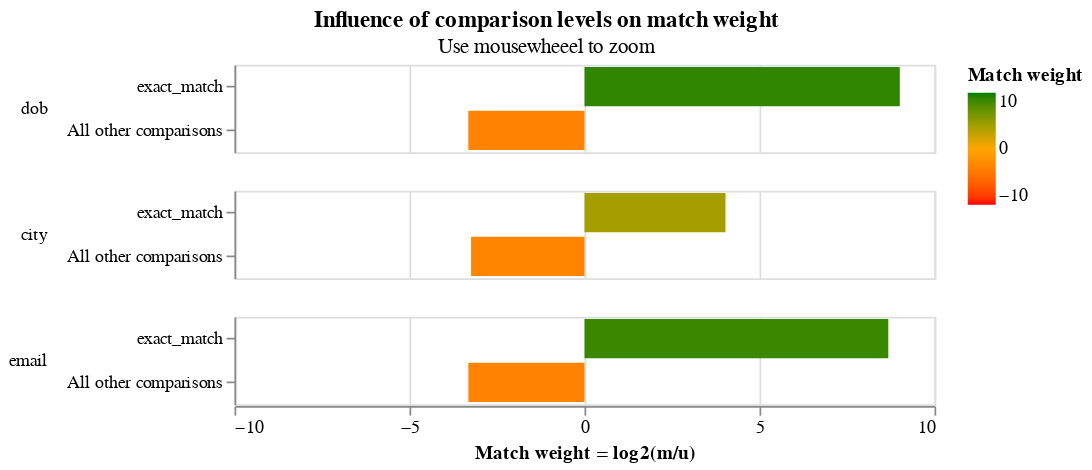

The notebook cell saved with this chart:
### Markdown cell above
We then use the expectation maximisation algorithm to train the `m` values.

Note that in this first EM training session we block on `first_name` and `surname`, meaning that all comparisons will have `first_name` and `surname` exactly equal.   This means that, in this training session, we cannot estimate parameter estimates for the `first_name` or `surname` columns, as seen in their absence from the match weights chart.

### Code cell
blocking_rule = "l.first_name = r.first_name and l.surname = r.surname"
training_session_names = linker.train_m_using_expectation_maximisation(blocking_rule)


training_session_names.match_weights_interactive_history_chart()

### Figure 1 — Vega-Lite specification as saved in the notebook (floating-point values rounded to 4 significant figures)
{"config": {"view": {"width": 400, "height": 50}, "mark": {"tooltip": null}, "title": {"anchor": "middle"}, "header": {"title": null}}, "params": [{"name": "iteration_number", "value": 0, "bind": {"input": "range", "min": 0, "max": 3, "step": 1}, "description": "Filter by the interation number"}], "data": {"values": [{"comparison_name": "dob", "sql_condition": "dob_l = dob_r", "label_for_charts": "exact_match", "m_probability": 0.9, "u_probability": 0.001748, "m_probability_description": "Amongst truly matching record comparisons, 90.00% of records are in the exact_match comparison level", "u_probability_description": "Amongst truly non-matching record comparisons, 0.17% of records are in the exact_match comparison level", "has_tf_adjustments": false, "tf_adjustment_column": null, "tf_adjustment_weight": 1.0, "is_null_level": false, "bayes_factor": 514.9, "log2_bayes_factor": 9.008, "comparison_vector_value": 1, "max_comparison_vector_value": 1, "bayes_factor_description": "If comparison level is `exact_match` then comparison is 514.95 times more likely to be a match", "iteration": 0, "proportion_of_matches": 0.9135}, {"comparison_name": "dob", "sql_condition": "ELSE", "label_for_charts": "All other comparisons", "m_probability": 0.1, "u_probability": 0.9983, "m_probability_description": "Amongst truly matching record comparisons, 10.00% of records are in the all other comparisons comparison level", "u_probability_description": "Amongst truly non-matching record comparisons, 99.83% of records are in the all other comparisons comparison level", "has_tf_adjustments": false, "tf_adjustment_column": null, "tf_adjustment_weight": 1.0, "is_null_level": false, "bayes_factor": 0.1002, "log2_bayes_factor": -3.319, "comparison_vector_value": 0, "max_comparison_vector_value": 1, "bayes_factor_description": "If comparison level is `all other comparisons` then comparison is  9.98 times less likely to be a match", "iteration": 0, "proportion_of_matches": 0.9135}, {"comparison_name": "city", "sql_condition": "city_l = city_r", "label_for_charts": "exact_match", "m_probability": 0.9, "u_probability": 0.05515, "m_probability_description": "Amongst truly matching record comparisons, 90.00% of records are in the exact_match comparison level", "u_probability_description": "Amongst truly non-matching record comparisons, 5.51% of records are in the exact_match comparison level", "has_tf_adjustments": true, "tf_adjustment_column": "city", "tf_adjustment_weight": 1.0, "is_null_level": false, "bayes_factor": 16.32, "log2_bayes_factor": 4.029, "comparison_vector_value": 1, "max_comparison_vector_value": 1, "bayes_factor_description": "If comparison level is `exact_match` then comparison is 16.32 times more likely to be a match", "iteration": 0, "proportion_of_matches": 0.9135}, {"comparison_name": "city", "sql_condition": "ELSE", "label_for_charts": "All other comparisons", "m_probability": 0.1, "u_probability": 0.9449, "m_probability_description": "Amongst truly matching record comparisons, 10.00% of records are in the all other comparisons comparison level", "u_probability_description": "Amongst truly non-matching record comparisons, 94.49% of records are in the all other comparisons comparison level", "has_tf_adjustments": false, "tf_adjustment_column": null, "tf_adjustment_weight": 1.0, "is_null_level": false, "bayes_factor": 0.1058, "log2_bayes_factor": -3.24, "comparison_vector_value": 0, "max_comparison_vector_value": 1, "bayes_factor_description": "If comparison level is `all other comparisons` then comparison is  9.45 times less likely to be a match", "iteration": 0, "proportion_of_matches": 0.9135}, {"comparison_name": "email", "sql_condition": "email_l = email_r", "label_for_charts": "exact_match", "m_probability": 0.9, "u_probability": 0.002194, "m_probability_description": "Amongst truly matching record comparisons, 90.00% of records are in the exact_match comparison level", "u_probability_description": "Amongst truly non-matching record comparisons, 0.22% of records are in the exact_match comparison level", "has_tf_adjustments": false, "tf_adjustment_column": null, "tf_adjustment_weight": 1.0, "is_null_level": false, "bayes_factor": 410.2, "log2_bayes_factor": 8.68, "comparison_vector_value": 1, "max_comparison_vector_value": 1, "bayes_factor_description": "If comparison level is `exact_match` then comparison is 410.23 times more likely to be a match", "iteration": 0, "proportion_of_matches": 0.9135}, {"comparison_name": "email", "sql_condition": "ELSE", "label_for_charts": "All other comparisons", "m_probability": 0.1, "u_probability": 0.9978, "m_probability_description": "Amongst truly matching record comparisons, 10.00% of records are in the all other comparisons comparison level", "u_probability_description": "Amongst truly non-matching record comparisons, 99.78% of records are in the all other comparisons comparison level", "has_tf_adjustments": false, "tf_adjustment_column": null, "tf_adjustment_weight": 1.0, "is_null_level": false, "bayes_factor": 0.1002, "log2_bayes_factor": -3.319, "comparison_vector_value": 0, "max_comparison_vector_value": 1, "bayes_factor_description": "If comparison level is `all other comparisons` then comparison is  9.98 times less likely to be a match", "iteration": 0, "proportion_of_matches": 0.9135}, {"comparison_name": "dob", "sql_condition": "dob_l = dob_r", "label_for_charts": "exact_match", "m_probability": 0.4246, "u_probability": 0.001748, "m_probability_description": "Amongst truly matching record comparisons, 42.46% of records are in the exact_match comparison level", "u_probability_description": "Amongst truly non-matching record comparisons, 0.17% of records are in the exact_match comparison level", "has_tf_adjustments": false, "tf_adjustment_column": null, "tf_adjustment_weight": 1.0, "is_null_level": false, "bayes_factor": 243.0, "log2_bayes_factor": 7.925, "comparison_vector_value": 1, "max_comparison_vector_value": 1, "bayes_factor_description": "If comparison level is `exact_match` then comparison is 242.96 times more likely to be a match", "iteration": 1, "proportion_of_matches": 0.9135}, {"comparison_name": "dob", "sql_condition": "ELSE", "label_for_charts": "All other comparisons", "m_probability": 0.5754, "u_probability": 0.9983, "m_probability_description": "Amongst truly matching record comparisons, 57.54% of records are in the all other comparisons comparison level", "u_probability_description": "Amongst truly non-matching record comparisons, 99.83% of records are in the all other comparisons comparison level", "has_tf_adjustments": false, "tf_adjustment_column": null, "tf_adjustment_weight": 1.0, "is_null_level": false, "bayes_factor": 0.5764, "log2_bayes_factor": -0.7949, "comparison_vector_value": 0, "max_comparison_vector_value": 1, "bayes_factor_description": "If comparison level is `all other comparisons` then comparison is  1.73 times less likely to be a match", "iteration": 1, "proportion_of_matches": 0.9135}, {"comparison_name": "city", "sql_condition": "city_l = city_r", "label_for_charts": "exact_match", "m_probability": 0.6223, "u_probability": 0.05515, "m_probability_description": "Amongst truly matching record comparisons, 62.23% of records are in the exact_match comparison level", "u_probability_description": "Amongst truly non-matching record comparisons, 5.51% of records are in the exact_match comparison level", "has_tf_adjustments": true, "tf_adjustment_column": "city", "tf_adjustment_weight": 1.0, "is_null_level": false, "bayes_factor": 11.28, "log2_bayes_factor": 3.496, "comparison_vector_value": 1, "max_comparison_vector_value": 1, "bayes_factor_description": "If comparison level is `exact_match` then comparison is 11.28 times more likely to be a match", "iteration": 1, "proportion_of_matches": 0.9135}, {"comparison_name": "city", "sql_condition": "ELSE", "label_for_charts": "All other comparisons", "m_probability": 0.3777, "u_probability": 0.9449, "m_probability_description": "Amongst truly matching record comparisons, 37.77% of records are in the all other comparisons comparison level", "u_probability_description": "Amongst truly non-matching record comparisons, 94.49% of records are in the all other comparisons comparison level", "has_tf_adjustments": false, "tf_adjustment_column": null, "tf_adjustment_weight": 1.0, "is_null_level": false, "bayes_factor": 0.3997, "log2_bayes_factor": -1.323, "comparison_vector_value": 0, "max_comparison_vector_value": 1, "bayes_factor_description": "If comparison level is `all other comparisons` then comparison is  2.50 times less likely to be a match", "iteration": 1, "proportion_of_matches": 0.9135}, {"comparison_name": "email", "sql_condition": "email_l = email_r", "label_for_charts": "exact_match", "m_probability": 0.6216, "u_probability": 0.002194, "m_probability_description": "Amongst truly matching record comparisons, 62.16% of records are in the exact_match comparison level", "u_probability_description": "Amongst truly non-matching record comparisons, 0.22% of records are in the exact_match comparison level", "has_tf_adjustments": false, "tf_adjustment_column": null, "tf_adjustment_weight": 1.0, "is_null_level": false, "bayes_factor": 283.3, "log2_bayes_factor": 8.146, "comparison_vector_value": 1, "max_comparison_vector_value": 1, "bayes_factor_description": "If comparison level is `exact_match` then comparison is 283.32 times more likely to be a match", "iteration": 1, "proportion_of_matches": 0.9135}, {"comparison_name": "email", "sql_condition": "ELSE", "label_for_charts": "All other comparisons", "m_probability": 0.3784, "u_probability": 0.9978, "m_probability_description": "Amongst truly matching record comparisons, 37.84% of records are in the all other comparisons comparison level", "u_probability_description": "Amongst truly non-matching record comparisons, 99.78% of records are in the all other comparisons comparison level", "has_tf_adjustments": false, "tf_adjustment_column": null, "tf_adjustment_weight": 1.0, "is_null_level": false, "bayes_factor": 0.3793, "log2_bayes_factor": -1.399, "comparison_vector_value": 0, "max_comparison_vector_value": 1, "bayes_factor_description": "If comparison level is `all other comparisons` then comparison is  2.64 times less likely to be a match", "iteration": 1, "proportion_of_matches": 0.9135}, {"comparison_name": "dob", "sql_condition": "dob_l = dob_r", "label_for_charts": "exact_match", "m_probability": 0.4221, "u_probability": 0.001748, "m_probability_description": "Amongst truly matching record comparisons, 42.21% of records are in the exact_match comparison level", "u_probability_description": "Amongst truly non-matching record comparisons, 0.17% of records are in the exact_match comparison level", "has_tf_adjustments": false, "tf_adjustment_column": null, "tf_adjustment_weight": 1.0, "is_null_level": false, "bayes_factor": 241.5, "log2_bayes_factor": 7.916, "comparison_vector_value": 1, "max_comparison_vector_value": 1, "bayes_factor_description": "If comparison level is `exact_match` then comparison is 241.50 times more likely to be a match", "iteration": 2, "proportion_of_matches": 0.9135}, {"comparison_name": "dob", "sql_condition": "ELSE", "label_for_charts": "All other comparisons", "m_probability": 0.5779, "u_probability": 0.9983, "m_probability_description": "Amongst truly matching record comparisons, 57.79% of records are in the all other comparisons comparison level", "u_probability_description": "Amongst truly non-matching record comparisons, 99.83% of records are in the all other comparisons comparison level", "has_tf_adjustments": false, "tf_adjustment_column": null, "tf_adjustment_weight": 1.0, "is_null_level": false, "bayes_factor": 0.5789, "log2_bayes_factor": -0.7885, "comparison_vector_value": 0, "max_comparison_vector_value": 1, "bayes_factor_description": "If comparison level is `all other comparisons` then comparison is  1.73 times less likely to be a match", "iteration": 2, "proportion_of_matches": 0.9135}, {"comparison_name": "city", "sql_condition": "city_l = city_r", "label_for_charts": "exact_match", "m_probability": 0.6064, "u_probability": 0.05515, "m_probability_description": "Amongst truly matching record comparisons, 60.64% of records are in the exact_match comparison level", "u_probability_description": "Amongst truly non-matching record comparisons, 5.51% of records are in the exact_match comparison level", "has_tf_adjustments": true, "tf_adjustment_column": "city", "tf_adjustment_weight": 1.0, "is_null_level": false, "bayes_factor": 11.0, "log2_bayes_factor": 3.459, "comparison_vector_value": 1, "max_comparison_vector_value": 1, "bayes_factor_description": "If comparison level is `exact_match` then comparison is 11.00 times more likely to be a match", "iteration": 2, "proportion_of_matches": 0.9135}, {"comparison_name": "city", "sql_condition": "ELSE", "label_for_charts": "All other comparisons", "m_probability": 0.3936, "u_probability": 0.9449, "m_probability_description": "Amongst truly matching record comparisons, 39.36% of records are in the all other comparisons comparison level", "u_probability_description": "Amongst truly non-matching record comparisons, 94.49% of records are in the all other comparisons comparison level", "has_tf_adjustments": false, "tf_adjustment_column": null, "tf_adjustment_weight": 1.0, "is_null_level": false, "bayes_factor": 0.4166, "log2_bayes_factor": -1.263, "comparison_vector_value": 0, "max_comparison_vector_value": 1, "bayes_factor_description": "If comparison level is `all other comparisons` then comparison is  2.40 times less likely to be a match", "iteration": 2, "proportion_of_matches": 0.9135}, {"comparison_name": "email", "sql_condition": "email_l = email_r", "label_for_charts": "exact_match", "m_probability": 0.6072, "u_probability": 0.002194, "m_probability_description": "Amongst truly matching record comparisons, 60.72% of records are in the exact_match comparison level", "u_probability_description": "Amongst truly non-matching record comparisons, 0.22% of records are in the exact_match comparison level", "has_tf_adjustments": false, "tf_adjustment_column": null, "tf_adjustment_weight": 1.0, "is_null_level": false, "bayes_factor": 276.8, "log2_bayes_factor": 8.113, "comparison_vector_value": 1, "max_comparison_vector_value": 1, "bayes_factor_description": "If comparison level is `exact_match` then comparison is 276.79 times more likely to be a match", "iteration": 2, "proportion_of_matches": 0.9135}, {"comparison_name": "email", "sql_condition": "ELSE", "label_for_charts": "All other comparisons", "m_probability": 0.3928, "u_probability": 0.9978, "m_probability_description": "Amongst truly matching record comparisons, 39.28% of records are in the all other comparisons comparison level", "u_probability_description": "Amongst truly non-matching record comparisons, 99.78% of records are in the all other comparisons comparison level", "has_tf_adjustments": false, "tf_adjustment_column": null, "tf_adjustment_weight": 1.0, "is_null_level": false, "bayes_factor": 0.3936, "log2_bayes_factor": -1.345, "comparison_vector_value": 0, "max_comparison_vector_value": 1, "bayes_factor_description": "If comparison level is `all other comparisons` then comparison is  2.54 times less likely to be a match", "iteration": 2, "proportion_of_matches": 0.9135}, {"comparison_name": "dob", "sql_condition": "dob_l = dob_r", "label_for_charts": "exact_match", "m_probability": 0.4193, "u_probability": 0.001748, "m_probability_description": "Amongst truly matching record comparisons, 41.93% of records are in the exact_match comparison level", "u_probability_description": "Amongst truly non-matching record comparisons, 0.17% of records are in the exact_match comparison level", "has_tf_adjustments": false, "tf_adjustment_column": null, "tf_adjustment_weight": 1.0, "is_null_level": false, "bayes_factor": 239.9, "log2_bayes_factor": 7.907, "comparison_vector_value": 1, "max_comparison_vector_value": 1, "bayes_factor_description": "If comparison level is `exact_match` then comparison is 239.94 times more likely to be a match", "iteration": 3, "proportion_of_matches": 0.9135}, {"comparison_name": "dob", "sql_condition": "ELSE", "label_for_charts": "All other comparisons", "m_probability": 0.5807, "u_probability": 0.9983, "m_probability_description": "Amongst truly matching record comparisons, 58.07% of records are in the all other comparisons comparison level", "u_probability_description": "Amongst truly non-matching record comparisons, 99.83% of records are in the all other comparisons comparison level", "has_tf_adjustments": false, "tf_adjustment_column": null, "tf_adjustment_weight": 1.0, "is_null_level": false, "bayes_factor": 0.5817, "log2_bayes_factor": -0.7817, "comparison_vector_value": 0, "max_comparison_vector_value": 1, "bayes_factor_description": "If comparison level is `all other comparisons` then comparison is  1.72 times less likely to be a match", "iteration": 3, "proportion_of_matches": 0.9135}, {"comparison_name": "city", "sql_condition": "city_l = city_r", "label_for_charts": "exact_match", "m_probability": 0.6027, "u_probability": 0.05515, "m_probability_description": "Amongst truly matching record comparisons, 60.27% of records are in the exact_match comparison level", "u_probability_description": "Amongst truly non-matching record comparisons, 5.51% of records are in the exact_match comparison level", "has_tf_adjustments": true, "tf_adjustment_column": "city", "tf_adjustment_weight": 1.0, "is_null_level": false, "bayes_factor": 10.93, "log2_bayes_factor": 3.45, "comparison_vector_value": 1, "max_comparison_vector_value": 1, "bayes_factor_description": "If comparison level is `exact_match` then comparison is 10.93 times more likely to be a match", "iteration": 3, "proportion_of_matches": 0.9135}, {"comparison_name": "city", "sql_condition": "ELSE", "label_for_charts": "All other comparisons", "m_probability": 0.3973, "u_probability": 0.9449, "m_probability_description": "Amongst truly matching record comparisons, 39.73% of records are in the all other comparisons comparison level", "u_probability_description": "Amongst truly non-matching record comparisons, 94.49% of records are in the all other comparisons comparison level", "has_tf_adjustments": false, "tf_adjustment_column": null, "tf_adjustment_weight": 1.0, "is_null_level": false, "bayes_factor": 0.4205, "log2_bayes_factor": -1.25, "comparison_vector_value": 0, "max_comparison_vector_value": 1, "bayes_factor_description": "If comparison level is `all other comparisons` then comparison is  2.38 times less likely to be a match", "iteration": 3, "proportion_of_matches": 0.9135}, {"comparison_name": "email", "sql_condition": "email_l = email_r", "label_for_charts": "exact_match", "m_probability": 0.6032, "u_probability": 0.002194, "m_probability_description": "Amongst truly matching record comparisons, 60.32% of records are in the exact_match comparison level", "u_probability_description": "Amongst truly non-matching record comparisons, 0.22% of records are in the exact_match comparison level", "has_tf_adjustments": false, "tf_adjustment_column": null, "tf_adjustment_weight": 1.0, "is_null_level": false, "bayes_factor": 275.0, "log2_bayes_factor": 8.103, "comparison_vector_value": 1, "max_comparison_vector_value": 1, "bayes_factor_description": "If comparison level is `exact_match` then comparison is 274.96 times more likely to be a match", "iteration": 3, "proportion_of_matches": 0.9135}, {"comparison_name": "email", "sql_condition": "ELSE", "label_for_charts": "All other comparisons", "m_probability": 0.3968, "u_probability": 0.9978, "m_probability_description": "Amongst truly matching record comparisons, 39.68% of records are in the all other comparisons comparison level", "u_probability_description": "Amongst truly non-matching record comparisons, 99.78% of records are in the all other comparisons comparison level", "has_tf_adjustments": false, "tf_adjustment_column": null, "tf_adjustment_weight": 1.0, "is_null_level": false, "bayes_factor": 0.3976, "log2_bayes_factor": -1.33, "comparison_vector_value": 0, "max_comparison_vector_value": 1, "bayes_factor_description": "If comparison level is `all other comparisons` then comparison is  2.51 times less likely to be a match", "iteration": 3, "proportion_of_matches": 0.9135}]}, "transform": [{"filter": "(datum.iteration == iteration_number)"}], "mark": {"type": "bar", "clip": true}, "selection": {"zoom_selector": {"type": "interval", "bind": "scales", "encodings": ["x"]}}, "encoding": {"color": {"type": "quantitative", "field": "log2_bayes_factor", "title": "Match weight", "scale": {"range": ["red", "orange", "green"], "domain": [-10, 0, 10]}}, "row": {"type": "nominal", "field": "comparison_name", "sort": {"field": "comparison_sort_order"}, "header": {"labelAngle": 0, "labelAnchor": "middle", "labelAlign": "left"}}, "tooltip": [{"type": "nominal", "field": "comparison_name", "title": "Comparison name"}, {"type": "ordinal", "field": "label_for_charts", "title": "Label"}, {"type": "nominal", "field": "sql_condition", "title": "SQL condition"}, {"type": "quantitative", "field": "m_probability", "format": ".4f", "title": "M probability"}, {"type": "quantitative", "field": "u_probability", "format": ".4f", "title": "U probability"}, {"type": "quantitative", "field": "bayes_factor", "title": "Bayes factor = m/u", "format": ",.4f"}, {"type": "quantitative", "field": "log2_bayes_factor", "title": "Match weight = log2(m/u)", "format": ",.4f"}, {"type": "nominal", "field": "bayes_factor_description", "title": "Match weight description"}], "x": {"type": "quantitative", "axis": {"title": "Match weight = log2(m/u)", "values": [-10, -5, 0, 5, 10]}, "field": "log2_bayes_factor", "scale": {"domain": [-10, 10]}}, "y": {"type": "nominal", "field": "label_for_charts", "axis": {"title": null}, "sort": {"field": "comparison_vector_value", "order": "descending"}}}, "resolve": {"scale": {"y": "independent"}}, "title": {"text": "Influence of comparison levels on match weight", "subtitle": "Use mousewheeel to zoom"}, "$schema": "https://vega.github.io/schema/vega-lite/v4.json"}
